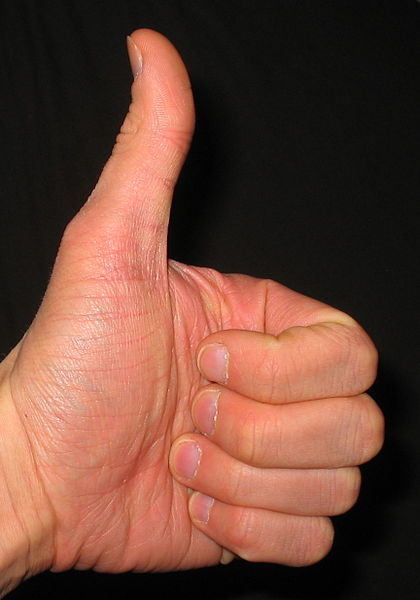
#> input picture test.jpg, 420 x 600 px
$ python video_annotat.py
#> lines starting #> are read from the running program, lines starting #| are printed output that depends on the picture; after the words box and inside, x2 and y2 are one past the last pixel; in counts of white or black regions, pixels touching at a corner belong together
import cv2

def annotate_frame(frm, flag):
    font = cv2.FONT_HERSHEY_SIMPLEX
    font_scale = 1
    font_color = (0, 255, 0)
    thickness = 4
    text = "DETECTED"
    margin = 10

    if flag:
        text_size = cv2.getTextSize(text, font, font_scale, thickness)[0]
        text_x = frm.shape[1] - text_size[0] - margin
        text_y = text_size[1] + margin
        cv2.putText(frm, text, (text_x, text_y), font, font_scale, font_color, thickness)

    return frm

if __name__ == "__main__":
    frm = cv2.imread("test.jpg")
#> frm is the input picture: shape (600, 420, 3); mean B, G, R 56, 69.7, 108.6
    frm = annotate_frame(frm, True)
#> in annotate_frame, `cv2.putText(frm, text, (text_x, text_y), font, font_scale, font_color,..`:
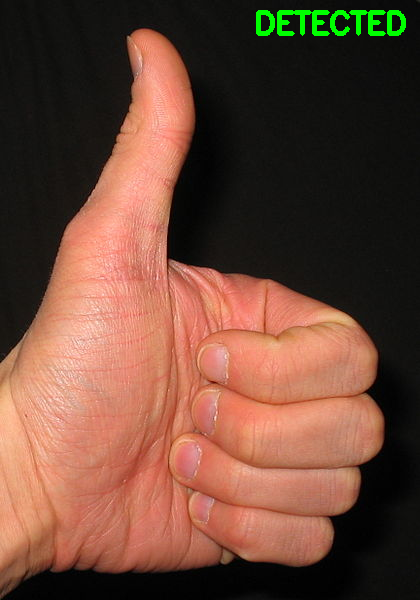
#> frm: shape (600, 420, 3); 0.82% of pixels changed, all inside (x1, y1, x2, y2) = (256, 10, 406, 36)

    cv2.imshow("window", frm)
    cv2.waitKey(0)
